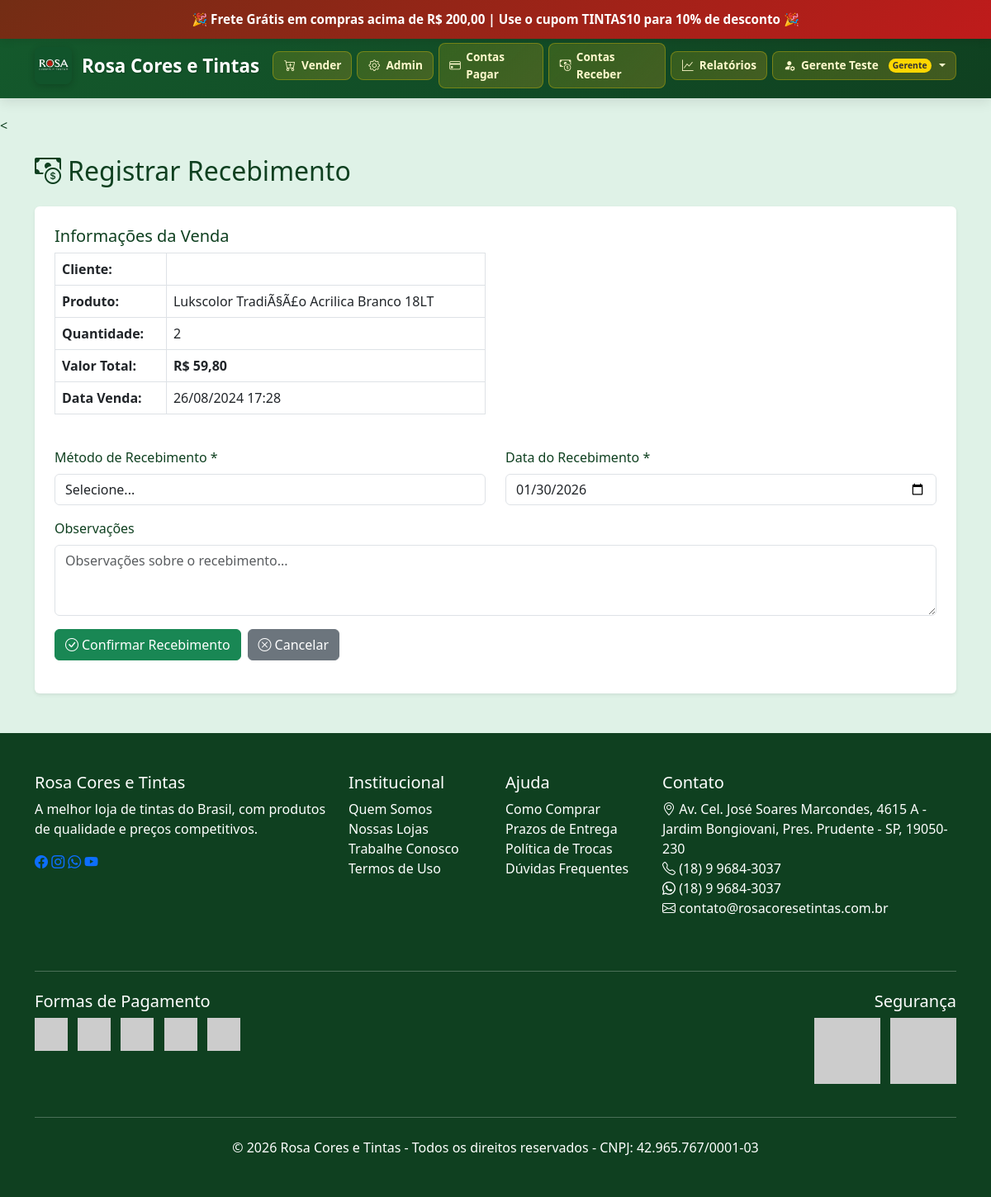
The page /contas_receber_pagar.php?id=1 (signed in) on the database its author committed.
### tables this page shows
CREATE TABLE IF NOT EXISTS `sales` (
  `id` int(11) NOT NULL AUTO_INCREMENT,
  `product_id` int(11) DEFAULT NULL,
  `quantity` int(11) DEFAULT NULL,
  `total` decimal(10,2) DEFAULT NULL,
  `sale_date` timestamp NOT NULL DEFAULT CURRENT_TIMESTAMP,
  `cliente_id` int(11) DEFAULT NULL,
  `vendedor_id` int(11) DEFAULT NULL,
  PRIMARY KEY (`id`),
  KEY `product_id` (`product_id`)
);

CREATE TABLE IF NOT EXISTS `products` (
  `id` int(11) NOT NULL AUTO_INCREMENT,
  `name` varchar(100) NOT NULL,
  `price` decimal(10,2) NOT NULL,
  `description` text,
  `image` varchar(255) DEFAULT NULL,
  `category` varchar(100) DEFAULT NULL,
  `stock` int(11) DEFAULT '0',
  PRIMARY KEY (`id`)
);

### contas_receber_pagar.php (the view, shortened to what this page needs)
<?php
include "header.php";
require "conexao.php";
$id = isset($_GET['id']) ? intval($_GET['id']) : null;
$stmt = $conn->prepare("SELECT s.*, p.name as product_name, u.name as cliente_nome
                       FROM sales s
                       LEFT JOIN products p ON s.product_id = p.id
                       LEFT JOIN users u ON s.cliente_id = u.id
                       WHERE s.id = ?");
$stmt->bind_param("i", $id);
$stmt->execute();
$result = $stmt->get_result();
$venda = $result->fetch_assoc();
?>
<h2 class="mb-4"><i class="bi bi-cash-coin me-2"></i>Registrar Recebimento</h2>
<div class="bg-white p-4 rounded shadow-sm">
    <div class="row mb-4">
        <div class="col-md-6">
            <h5>Informações da Venda</h5>
            <table class="table table-bordered">
                <tr>
                    <th>Cliente:</th>
                    <td><?php echo htmlspecialchars($venda['cliente_nome']); ?></td>
                </tr>
                <tr>
                    <th>Produto:</th>
                    <td><?php echo htmlspecialchars($venda['product_name']); ?></td>
                </tr>
                <tr>
                    <th>Quantidade:</th>
                    <td><?php echo $venda['quantity']; ?></td>
                </tr>
                <tr>
                    <th>Valor Total:</th>
                    <td class="fw-bold">R$ <?php echo number_format($venda['total'], 2, ',', '.'); ?></td>
                </tr>
                <tr>
                    <th>Data Venda:</th>
                    <td><?php echo date('d/m/Y H:i', strtotime($venda['sale_date'])); ?></td>
                </tr>
            </table>
        </div>
    </div>
    <form action="contas_receber_processar.php" method="POST">
        <div class="row">
            <div class="col-md-6">
                <div class="form-group mb-3">
                    <label class="form-label">Método de Recebimento *</label>
                    <select name="metodo_pagamento" class="form-control" required>
                        <option value="">Selecione...</option>
                    </select>
                </div>
            </div>
            <div class="col-md-6">
                <div class="form-group mb-3">
                    <label class="form-label">Data do Recebimento *</label>
                    <input type="date" name="data_pagamento" class="form-control"
                           value="<?php echo date('Y-m-d'); ?>" required>
                </div>
            </div>
        </div>
        <div class="form-group mb-3">
            <label class="form-label">Observações</label>
            <textarea name="observacoes" class="form-control" rows="3"
                      placeholder="Observações sobre o recebimento..."></textarea>
        </div>
        <div class="d-flex gap-2">
            <button type="submit" class="btn btn-success">
                <i class="bi bi-check-circle me-1"></i>Confirmar Recebimento
            </button>
            <a href="contas_receber.php" class="btn btn-secondary">
                <i class="bi bi-x-circle me-1"></i>Cancelar
            </a>
        </div>
    </form>
</div>
<?php include "footer.php"; ?>

### header.php (style rules this page uses)
:root { --primary: #14592C; --primary-light: #1E7A41; --secondary: #732D14; --accent: #A7D9B8; --accent-dark: #0F4020; --danger: #BF1B1B; --danger-dark: #F20707; --light: #DFF2E7; --dark: #0F4020; --gold: #FFD700; --silver: #C0C0C0; }
body { font-family: 'Segoe UI', Tahoma, Geneva, Verdana, sans-serif; background-color: var(--light); color: var(--dark); padding-top: 140px; }
.bi { font-size: 1em; width: 16px; text-align: center; }

### rows shown on the page
sales: product.name "Lukscolor TradiÃ§Ã£o Acrilica Branco 18LT", quantity "2", total "59,80", sale_date "26/08/2024 17:28"

### other values the page prints
$_SESSION['user_name'] "Gerente Teste"
